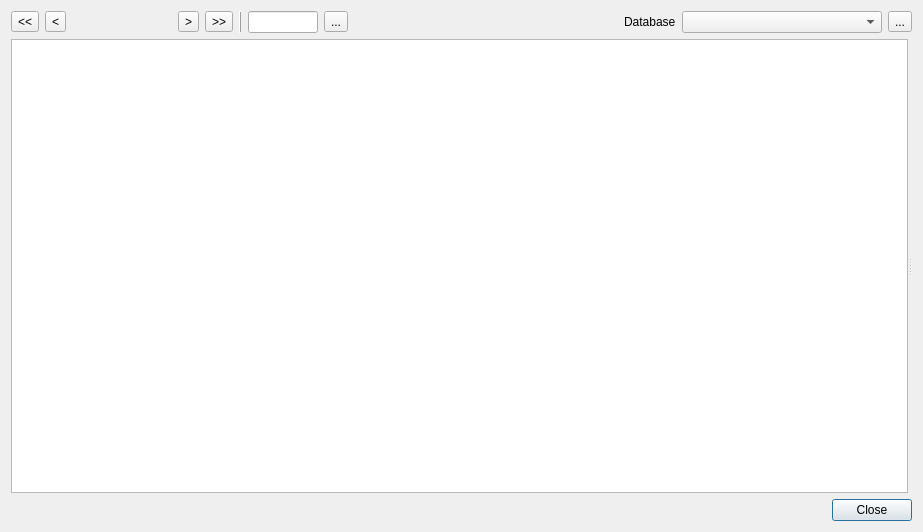
<?xml version="1.0" encoding="UTF-8"?>
<ui version="4.0">
 <class>Dialog</class>
 <widget class="QDialog" name="Dialog">
  <property name="windowModality">
   <enum>Qt::ApplicationModal</enum>
  </property>
  <property name="geometry">
   <rect>
    <x>0</x>
    <y>0</y>
    <width>923</width>
    <height>532</height>
   </rect>
  </property>
  <property name="windowTitle">
   <string>Spectra databases</string>
  </property>
  <property name="modal">
   <bool>true</bool>
  </property>
  <layout class="QVBoxLayout" name="verticalLayout">
   <item>
    <layout class="QHBoxLayout" name="horizontalLayout">
     <item>
      <widget class="QToolButton" name="btFirst">
       <property name="text">
        <string>&lt;&lt;</string>
       </property>
       <property name="icon">
        <iconset resource="ui.qrc">
         <normaloff>:/icons/images/go-first.svg</normaloff>:/icons/images/go-first.svg</iconset>
       </property>
      </widget>
     </item>
     <item>
      <widget class="QToolButton" name="btPrevious">
       <property name="text">
        <string>&lt;</string>
       </property>
       <property name="icon">
        <iconset resource="ui.qrc">
         <normaloff>:/icons/images/go-previous.svg</normaloff>:/icons/images/go-previous.svg</iconset>
       </property>
      </widget>
     </item>
     <item>
      <widget class="QLabel" name="lblOffset">
       <property name="minimumSize">
        <size>
         <width>100</width>
         <height>0</height>
        </size>
       </property>
       <property name="text">
        <string/>
       </property>
       <property name="alignment">
        <set>Qt::AlignCenter</set>
       </property>
      </widget>
     </item>
     <item>
      <widget class="QToolButton" name="btNext">
       <property name="text">
        <string>&gt;</string>
       </property>
       <property name="icon">
        <iconset resource="ui.qrc">
         <normaloff>:/icons/images/go-next.svg</normaloff>:/icons/images/go-next.svg</iconset>
       </property>
      </widget>
     </item>
     <item>
      <widget class="QToolButton" name="btLast">
       <property name="text">
        <string>&gt;&gt;</string>
       </property>
       <property name="icon">
        <iconset resource="ui.qrc">
         <normaloff>:/icons/images/go-last.svg</normaloff>:/icons/images/go-last.svg</iconset>
       </property>
      </widget>
     </item>
     <item>
      <widget class="QFrame" name="frame_2">
       <property name="frameShape">
        <enum>QFrame::VLine</enum>
       </property>
       <property name="frameShadow">
        <enum>QFrame::Raised</enum>
       </property>
      </widget>
     </item>
     <item>
      <widget class="QLineEdit" name="editGoTo">
       <property name="sizePolicy">
        <sizepolicy hsizetype="Fixed" vsizetype="Fixed">
         <horstretch>0</horstretch>
         <verstretch>0</verstretch>
        </sizepolicy>
       </property>
       <property name="maximumSize">
        <size>
         <width>70</width>
         <height>16777215</height>
        </size>
       </property>
       <property name="clearButtonEnabled">
        <bool>true</bool>
       </property>
      </widget>
     </item>
     <item>
      <widget class="QToolButton" name="btGoTo">
       <property name="text">
        <string>...</string>
       </property>
       <property name="icon">
        <iconset resource="ui.qrc">
         <normaloff>:/icons/images/go-jump.svg</normaloff>:/icons/images/go-jump.svg</iconset>
       </property>
      </widget>
     </item>
     <item>
      <spacer name="horizontalSpacer">
       <property name="orientation">
        <enum>Qt::Horizontal</enum>
       </property>
       <property name="sizeHint" stdset="0">
        <size>
         <width>40</width>
         <height>20</height>
        </size>
       </property>
      </spacer>
     </item>
     <item>
      <widget class="QLabel" name="label">
       <property name="text">
        <string>Database</string>
       </property>
      </widget>
     </item>
     <item>
      <widget class="QComboBox" name="cbBanks">
       <property name="sizePolicy">
        <sizepolicy hsizetype="Fixed" vsizetype="Fixed">
         <horstretch>0</horstretch>
         <verstretch>0</verstretch>
        </sizepolicy>
       </property>
       <property name="minimumSize">
        <size>
         <width>200</width>
         <height>0</height>
        </size>
       </property>
       <property name="maximumSize">
        <size>
         <width>300</width>
         <height>16777215</height>
        </size>
       </property>
      </widget>
     </item>
     <item>
      <widget class="QToolButton" name="btRefresh">
       <property name="text">
        <string>...</string>
       </property>
       <property name="icon">
        <iconset resource="ui.qrc">
         <normaloff>:/icons/images/refresh.svg</normaloff>:/icons/images/refresh.svg</iconset>
       </property>
      </widget>
     </item>
    </layout>
   </item>
   <item>
    <widget class="QSplitter" name="splitter">
     <property name="sizePolicy">
      <sizepolicy hsizetype="Expanding" vsizetype="Expanding">
       <horstretch>0</horstretch>
       <verstretch>0</verstretch>
      </sizepolicy>
     </property>
     <property name="orientation">
      <enum>Qt::Horizontal</enum>
     </property>
     <widget class="QTableView" name="tvSpectra">
      <property name="alternatingRowColors">
       <bool>true</bool>
      </property>
      <property name="selectionMode">
       <enum>QAbstractItemView::SingleSelection</enum>
      </property>
      <property name="selectionBehavior">
       <enum>QAbstractItemView::SelectRows</enum>
      </property>
     </widget>
     <widget class="SpectrumDetailsWidget" name="widgetSpectrumDetails" native="true">
      <property name="sizePolicy">
       <sizepolicy hsizetype="Expanding" vsizetype="Expanding">
        <horstretch>0</horstretch>
        <verstretch>0</verstretch>
       </sizepolicy>
      </property>
      <layout class="QVBoxLayout" name="verticalLayout_2">
       <property name="spacing">
        <number>0</number>
       </property>
       <property name="leftMargin">
        <number>0</number>
       </property>
       <property name="topMargin">
        <number>0</number>
       </property>
       <property name="rightMargin">
        <number>0</number>
       </property>
       <property name="bottomMargin">
        <number>0</number>
       </property>
      </layout>
     </widget>
    </widget>
   </item>
   <item>
    <widget class="QDialogButtonBox" name="buttonBox">
     <property name="orientation">
      <enum>Qt::Horizontal</enum>
     </property>
     <property name="standardButtons">
      <set>QDialogButtonBox::Close</set>
     </property>
    </widget>
   </item>
  </layout>
 </widget>
 <customwidgets>
  <customwidget>
   <class>SpectrumDetailsWidget</class>
   <extends>QWidget</extends>
   <header>metgem_app/ui/widgets.h</header>
   <container>1</container>
  </customwidget>
 </customwidgets>
 <tabstops>
  <tabstop>btFirst</tabstop>
  <tabstop>btPrevious</tabstop>
  <tabstop>btNext</tabstop>
  <tabstop>btLast</tabstop>
  <tabstop>editGoTo</tabstop>
  <tabstop>btGoTo</tabstop>
  <tabstop>cbBanks</tabstop>
  <tabstop>btRefresh</tabstop>
  <tabstop>tvSpectra</tabstop>
 </tabstops>
 <resources>
  <include location="ui.qrc"/>
 </resources>
 <connections>
  <connection>
   <sender>buttonBox</sender>
   <signal>accepted()</signal>
   <receiver>Dialog</receiver>
   <slot>accept()</slot>
   <hints>
    <hint type="sourcelabel">
     <x>248</x>
     <y>254</y>
    </hint>
    <hint type="destinationlabel">
     <x>157</x>
     <y>274</y>
    </hint>
   </hints>
  </connection>
  <connection>
   <sender>buttonBox</sender>
   <signal>rejected()</signal>
   <receiver>Dialog</receiver>
   <slot>reject()</slot>
   <hints>
    <hint type="sourcelabel">
     <x>316</x>
     <y>260</y>
    </hint>
    <hint type="destinationlabel">
     <x>286</x>
     <y>274</y>
    </hint>
   </hints>
  </connection>
 </connections>
</ui>
